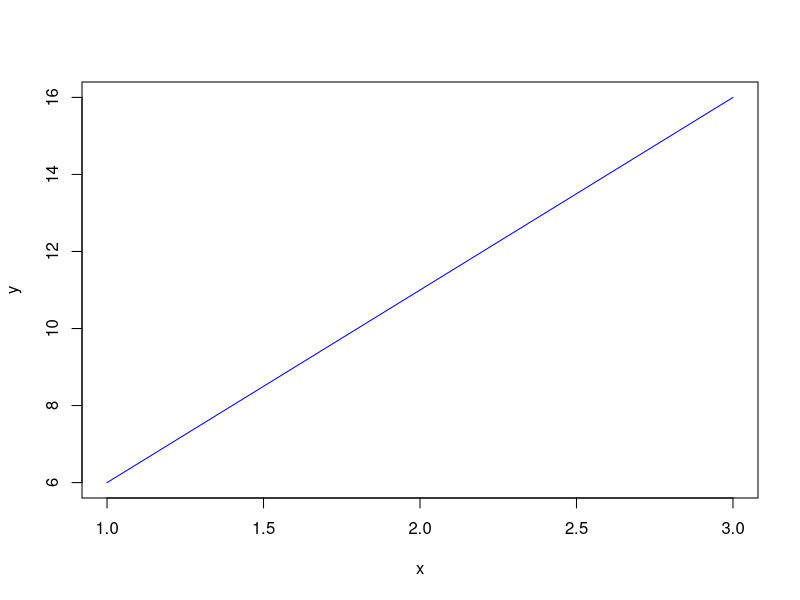

Write R code to recreate this figure.
# PART 1
# Exercise 1
birth <- read.csv('birthstatistics.csv')

# Excercise 2
blog <- read.csv('blogData_test.csv', header = FALSE)     

# Excercise 3
tecator <- readxl::read_excel('tecator.xls')

# Excercise 4
write.csv(tecator, "tecator.csv", row.names = FALSE)

# Part 2
# Excercise 1
tecator1 = as.data.frame(tecator)

# Excercise 2
rownames(tecator1) =tecator1$Sample+10

# Excercise 3
colnames(tecator1)[1] = "ID"

# Excercise 4
print(tecator1[tecator1$Channel1 >3 & tecator1$Channel2>3, 5:8])

# Excercise 5
tecator1 = subset(tecator1, select = -c(ID))

# Exercise 6
library(stringr)
index = str_which (colnames(tecator1), "Channel")
tecatorChannel=tecator1[,index]
means = colMeans(tecatorChannel)
tecator1[,index] = tecator1[,index]/matrix(means,nrow=nrow(tecatorChannel),ncol = ncol(tecatorChannel),byrow = TRUE)

# Exercise 7
sumsq = apply(tecator1[1:5], MARGIN = 1, FUN = function(x) return(sum(x^2)))
tecator2 = matrix(sumsq, ncol=1)

# Exercise 8
X = as.matrix(tecator1[,-c(101,102,103)])
y = as.matrix(tecator1[,"Fat", drop = F])
result = solve(((t(X)%*%X)^-1),(t(X)%*%y))

# Exercise 9
tecator1$ChannelX = as.factor(ifelse(tecator1$Channel1 > 1, "high", "low"))

# Exercise 10
Intercepts = numeric(100)
for (i in 1:length(Intercepts)){
  regr= lm(formula = paste("Fat~Channel",i,sep = ""), data = tecator1)
  Intercepts[i] = coef(regr)[1]  
}
print(Intercepts)

# Exercise 11
x = c(1,3)
y = 5*x + 1
plot(x,y,type="l",col="blue")

# Data manipulation
# 1
birth1 = dplyr::tibble(birth)

#2
birth2 = birth1 %>% dplyr::select(X2002:X2020)

#3
birth1 = birth1 %>% dplyr::mutate(Status = ifelse(foreign.Swedish.background == "born in Sweden with two parents born in Sweden", "yes","no"))

#4
birth1%>%dplyr::count(sex,region)

# 5
birth3 = birth1%>% dplyr::select(-sex, -foreign.Swedish.background)%>%dplyr::group_by(Status, region)%>%dplyr::summarise_all(sum)%>%dplyr::ungroup()

# 6
birth4 = birth3%>% dplyr::group_by(region)%>%
        dplyr::mutate(Percentage = X2002/sum(X2002)*100)%>%
        dplyr::filter(Status == "yes")%>%
        dplyr::ungroup()%>%
        dplyr::arrange(Percentage)

# 7
birth5 = birth1%>%dplyr::group_by(region,sex,foreign.Swedish.background, Status)%>%
        tidyr::pivot_longer(X2002:X2020, names_to="Year", values_to = "Born")%>%
        dplyr::mutate(Year=as.numeric(stringr::str_remove(Year,"X")))

# 8
birth6 = birth5%>%dplyr::group_by(sex,region,foreign.Swedish.background, Status)%>%
        tidyr::pivot_wider(names_from = Year, values_from = Born, names_prefix = "Y_")


# 9
blog_filtered = blog%>%dplyr::select_if( function(x) !all(x==0))
blog_filtered   




